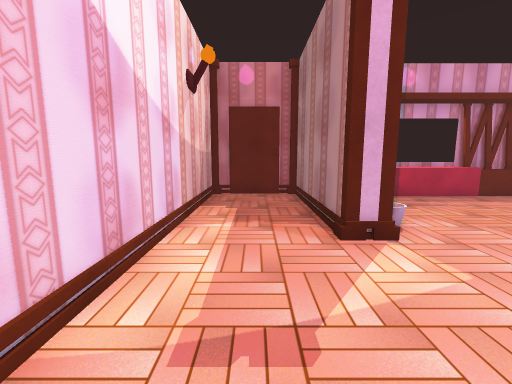
[1] (above)

13 first-person views from a walk through a Unity game level. The camera is 1.5 m above the floor, tilts 8° down and sees 90° across. The floor is counted in squares, 1 m on a side. Each view is taken from the middle of a square. On the plan, view 1 faces up. The plan holds only what a view shows up to about 13 squares ahead; the rest is blank. The player character is not drawn. Some surface patterns are stand-ins.

[2]
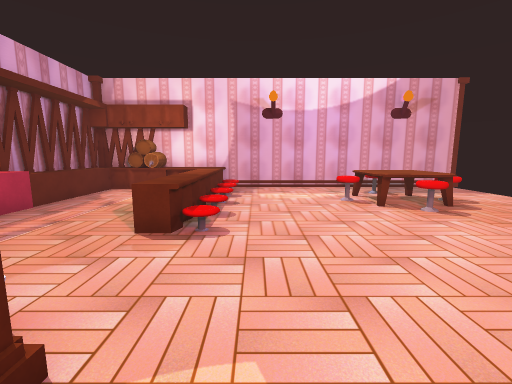

[3]
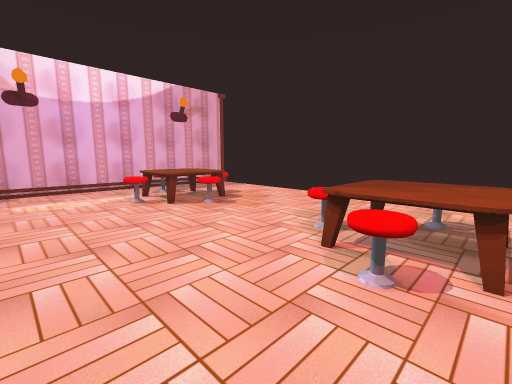

[4]
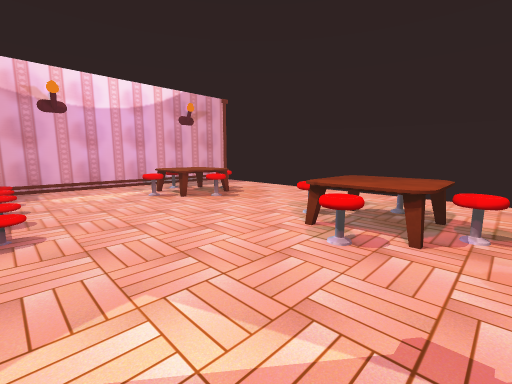

[5]
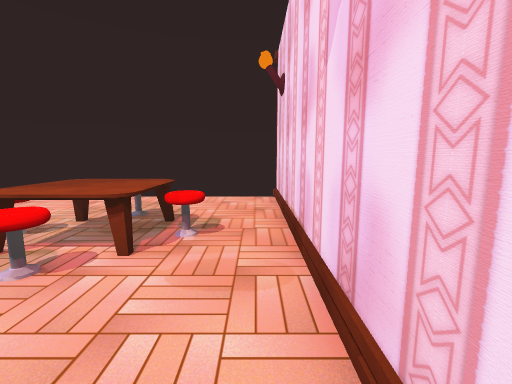

[6]
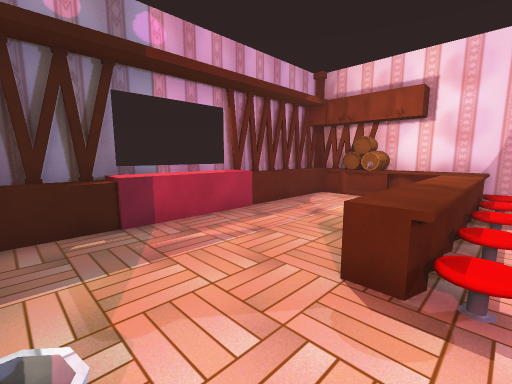

[7]
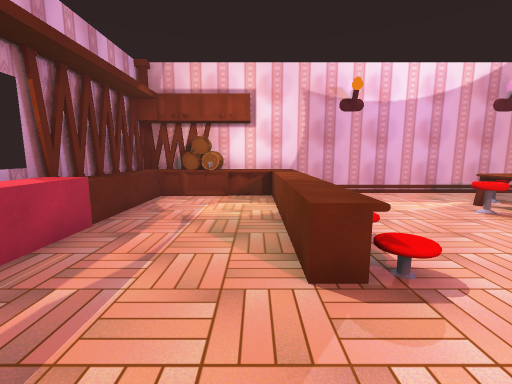

[8]
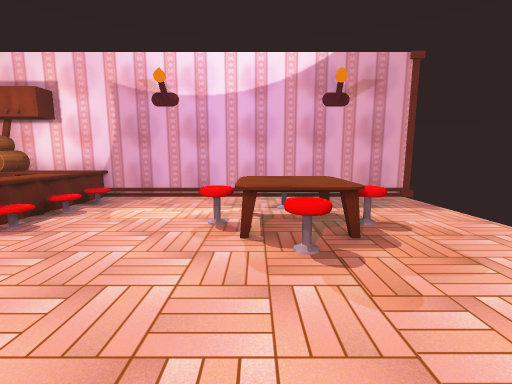

[9]
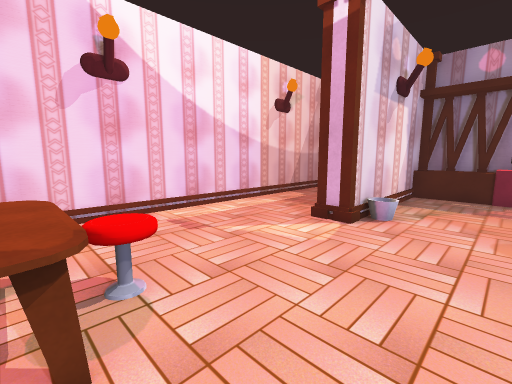

[10]
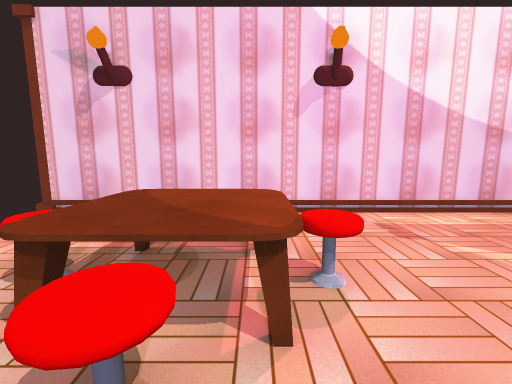

[11]
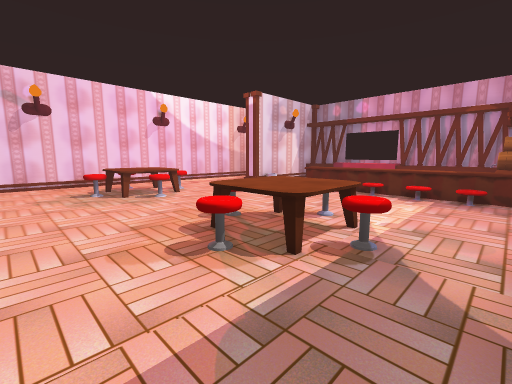

[12]
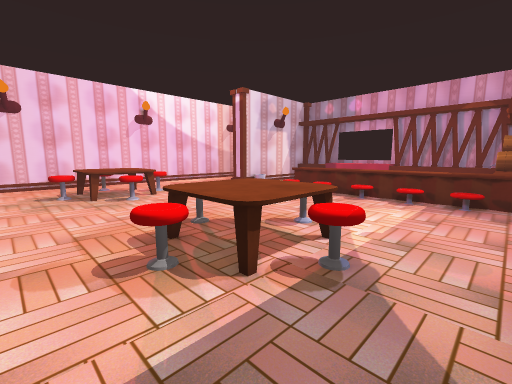

[13]
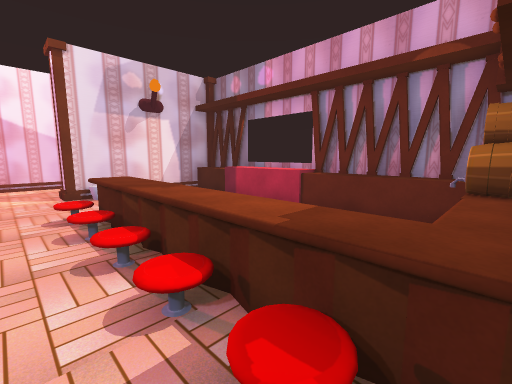

### Floor plan
Key: @ floor where view 1 was taken; # wall or solid block; . main floor; : floor 1 m higher than the main floor; / step, stairs or slope; = window, fence, low wall or low ledge; ^ raised ledge; v drop or lower ground; O other object.
Columns run from 2 left of view 1 to 14 right of it. Each row starts with its distance up from view 1.
 11 #################
 10 #####OOOOOOOOOOO#
  9 #...#..........O#
  8 #...#..........##
  7 #...#..........##
  6 #...#..........:#
  5 #...#O..v:::::  #
  4 #.......O.//.//.#
  3 #...............#
  2 #...............#
  1 #...............#
  0 #.@.^......=^...#
 -1 #..OOO.....OOO..#
 -2 #.=OOO^...OOO#=.#
 -3 #..OOO.....OOO..#
 -4 #...^.......=...#
 -5 #...............#
 -6 #...............#
 -7 #               #

Positions as (right, up) in squares from view 1, and headings:
1: (0, 0), facing up
2: (1, 3), facing right
3: (1, 3), facing down-right
4: (0, 4), facing down-right
5: (-1, 3), facing down
6: (3, 4), facing up-right
7: (3, 6), facing right
8: (4, -1), facing right
9: (5, -1), facing up-left
10: (5, -1), facing left
11: (13, -6), facing up-left
12: (13, -5), facing up-left
13: (13, 3), facing up-left
